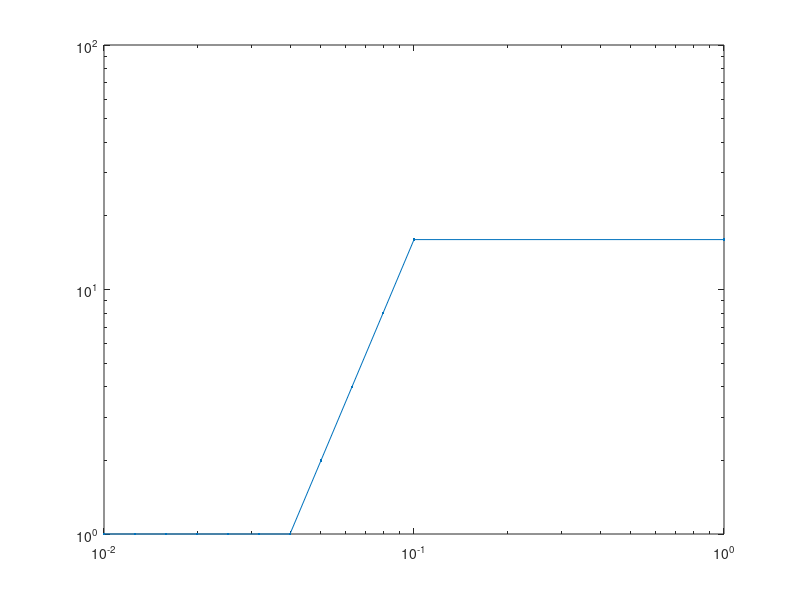

The MATLAB source for this figure: (Note: this script raises an error after producing the figure.)
function Hd = temptemp
%TEMPTEMP Returns a discrete-time filter object.

% MATLAB Code
% Generated by MATLAB(R) 8.1 and the Signal Processing Toolbox 6.19.
% Generated on: 11-Oct-2016 16:41:45
%%
N = 12;  % Order

% Frequency Vector
F = [0 10.^(-2:0.1:-1) 1];

% Amplitude Vector
A = [1*ones(1,8) 2 4 8 16 16];
figure(1)
loglog(F,A,'.-');

h = fdesign.arbmag('N,F,A', N, F, A);

Hd = design(h, 'freqsamp');

freqz(Hd)


